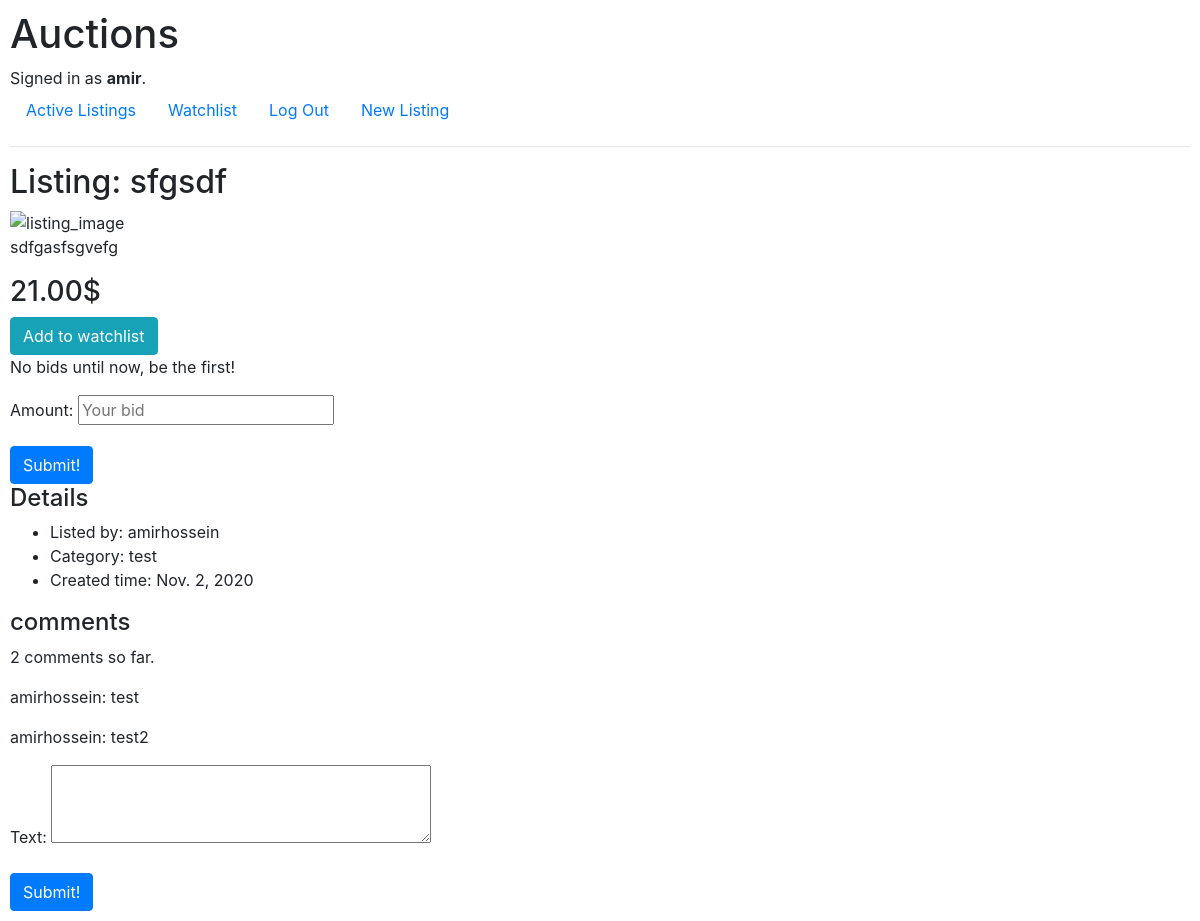
The app's page /listing/2 (signed in) with its own data.
### auctions/models.py (models this page shows, shortened)
class User(AbstractUser):
    def __str__(self):
        return f"id: {self.id}, username: {self.username}, email: {self.email}"

class Auction_listing(models.Model): #card
    commodity_title = models.CharField(max_length=100, help_text="This title going to be shown in head of your listing")
    created_time = models.DateField(auto_now_add=True)
    bids = models.ManyToManyField(Bids)
    comments = models.ManyToManyField(Comments)
    creator = models.ForeignKey(User, on_delete=models.CASCADE)
    description = models.CharField(max_length=2000, help_text="Give more information about your comodity to sell it faster!")
    starting_price = models.DecimalField(max_digits=9, decimal_places=2, help_text="Enter base price of your commodity")
    URL_image = models.CharField(max_length=2000, blank=True, help_text="Url of image that going to be displayed on your listing")
    category = models.CharField(max_length=50, help_text="write category type of your listing")

class Comments(models.Model):
    author = models.ForeignKey(User, on_delete=models.CASCADE)
    text = models.CharField(max_length=2000)
    created_time = models.DateField(auto_now_add=True)

### auctions/views.py (the view)
# urls.py: path("listing/<int:listing_id>", views.listing, name="listing"),
@login_required
def listing (request, listing_id):
    if request.method == "POST":
        bid_form = Bids_form(request.POST or None)
        comments_form = Comments_form(request.POST or None)
        new_bid = bid_form['amount'].value()
        new_comment = comments_form['text'].value()
        if new_bid != None:
            new_bid = float (new_bid)
            old_bid = Auction_listing.objects.get(id=listing_id).bids.first()
            if old_bid == None:
                old_bid = 0
            else:
                old_bid = old_bid.amount
            starting_price = str (Auction_listing.objects.get(id=listing_id).starting_price )
            if ( new_bid < old_bid ) or ( new_bid <= float (starting_price) ):
                content = {
                "listing": Auction_listing.objects.get(id=listing_id),
                "error_message": "Error: You can NOT bid less than or equal to the price!",
                "bid_form": bid_form,
                "comments_form": comments_form
                }
                return render(request, "auctions/listing.html", content)
            else:
                user_bid = Bids(bidder=request.user, amount=new_bid)
                bid_form = Bids_form(request.POST, instance=user_bid)
                listing = Auction_listing.objects.get(id=listing_id)
                if bid_form.is_valid():
                    bid_form.save()
                    messages.success(request, "Thanks, your bid was created successfully!")
                    Auction_listing.objects.filter(id=listing_id).update(starting_price=new_bid)
                    listing.bids.add(user_bid)
        if new_comment != None:
            user_comment = Comments(author=request.user, text=new_comment)
            comment_form = Comments_form(request.POST, instance=user_comment)
            listing = Auction_listing.objects.get(id=listing_id)
            if comment_form.is_valid():
                comment_form.save()
                messages.success(request, "Thanks, your comment was created successfully!")
                listing.comments.add(user_comment)
        if "add_to_watchlist" in request.POST:
            watchlist_listing = User_listing(user=request.user, listing=Auction_listing.objects.get(id=listing_id) )
            watchlist_listing.save()
            messages.success(request, "Listing added to your watchlist successfully!")
        if "remove_from_watchlist" in request.POST:
            watchlist_listing = User_listing.objects.get( user=request.user, listing=Auction_listing.objects.get(id=listing_id) )
            watchlist_listing.delete()
        return HttpResponseRedirect( reverse( "listing", args=(listing_id,) ) )
    else:
        bid_form = Bids_form(request.POST or None)
        comments_form = Comments_form(request.POST or None)
        all_comments = Auction_listing.objects.get(id=listing_id).comments.all()
        all_comments_list = []
        for comment in all_comments:
            all_comments_list.append(comment)
        watchlist = User_listing.objects.filter( user=request.user, listing=Auction_listing.objects.get(id=listing_id) )
        content = {
            "listing": Auction_listing.objects.get(id=listing_id),
            "bid_form": bid_form,
            "comments_form": comments_form,
            "comments": all_comments_list,
            "watchlist": watchlist
        }
        return render(request, "auctions/listing.html", content)

### auctions/forms.py
class Bids_form(ModelForm):
    amount = forms.DecimalField(required=False,
    widget=forms.NumberInput(
        attrs={"name": "user_bid", "placeholder": "Your bid"}
    )
    )
    class Meta:
        model = Bids
        fields = ['amount']

class Comments_form(ModelForm):
    text = forms.CharField(
        required=False,
        widget=forms.Textarea(
        attrs={"cols": 35, "rows": 3, "class": "form_description"}
        )
        )
    class Meta:
        model = Comments
        fields = ['text']

### auctions/templates/auctions/listing.html (shortened to what this page needs)
{% extends "auctions/layout.html" %} {% block body %}
<h2> Listing: {{ listing.commodity_title }} </h2>
<img src={{ listing.URL_image }} alt="listing_image">
<p> {{ listing.description }} </p>
<h3> {{ listing.starting_price }}$ </h3>
{% if watchlist %}
    <form action="{% url 'listing' listing.id %}" method="POST">
        {% csrf_token %}
        <input class="btn btn-warning"
        type="submit"
        value="Remove from watchlist"
        name="remove_from_watchlist">
    </form>
{% else %}
    <form action="{% url 'listing' listing.id %}" method="POST">
        <input class="btn btn-info"
        type="submit"
        value="Add to watchlist"
        name="add_to_watchlist">
    </form>
{% endif %}
{% if listing.bids.all.count == 0  %}
    <p>No bids until now, be the first!</p>
{% endif %}
<form action="{% url 'listing' listing.id%}" method="POST">
    {{ bid_form.as_p }}
    <input class="btn btn-primary" type="submit" value="Submit!">
</form>
<h4>Details</h4>
 <ul>
    <li>Listed by: {{ listing.creator.username }}</li>
    <li>Category: {{ listing.category }}</li>
    <li>Created time: {{ listing.created_time }}</li>
 </ul>
<h4>comments</h4>
{% if listing.comments.all.count == 0 %}
    <p>No comments until now, be the first!</p>
{% else %}
    <p> {{ listing.comments.all.count }} comments so far. </p>
    {% for comment in comments %}
        <p>{{ comment.author.username }}: {{ comment.text }}</p>
    {% endfor %}
{% endif %}
<form action="{% url 'listing' listing.id%}" method="POST">
    {{ comments_form.as_p }}
    <input class="btn btn-primary" type="submit" value="Submit!">
</form>
{% endblock %}

### auctions/templates/auctions/layout.html (shortened to what this page needs)
{% load static %}
<!DOCTYPE html>
<html lang="en">
    <head>
        <link rel="stylesheet" href="https://stackpath.bootstrapcdn.com/bootstrap/4.4.1/css/bootstrap.min.css">
        <link href="{% static 'auctions/styles.css' %}" rel="stylesheet">
    </head>
    <body>
        <h1>Auctions</h1>
        <div>
            {% if user.is_authenticated %}
                Signed in as <strong>{{ user.username }}</strong>.
            {% else %}
                Not signed in.
            {% endif %}
        </div>
        <ul class="nav">
            <li class="nav-item">
                <a class="nav-link" href="{% url 'index' %}">Active Listings</a>
            </li>
            {% if user.is_authenticated %}
                <li class="nav-item">
                    <a class="nav-link" href="{% url 'watchlist' %}">Watchlist</a>
                </li>
                <li class="nav-item">
                    <a class="nav-link" href="{% url 'logout' %}">Log Out</a>
                </li>
            {% endif %}
            {% if user.is_authenticated %}
                <li class="nav-item">
                    <a class="nav-link" href="{% url 'new_listing' %}">New Listing<a/>
                </li>
            {% endif %}
        </ul>
        <hr>
        {% block body %}
        {% endblock %}
    </body>
</html>

### auctions/static/auctions/styles.css (style rules this page uses)
body { padding: 10px; }

### records on screen
User: username "amir"
Auction_listing: commodity_title "sfgsdf", description "sdfgasfsgvefg", starting_price "21.00", creator.username "amirhossein", category "test", created_time "Nov. 2, 2020", comments.all.count "2"
Comments: author.username "amirhossein", text "test"
Comments: author.username "amirhossein", text "test2"
